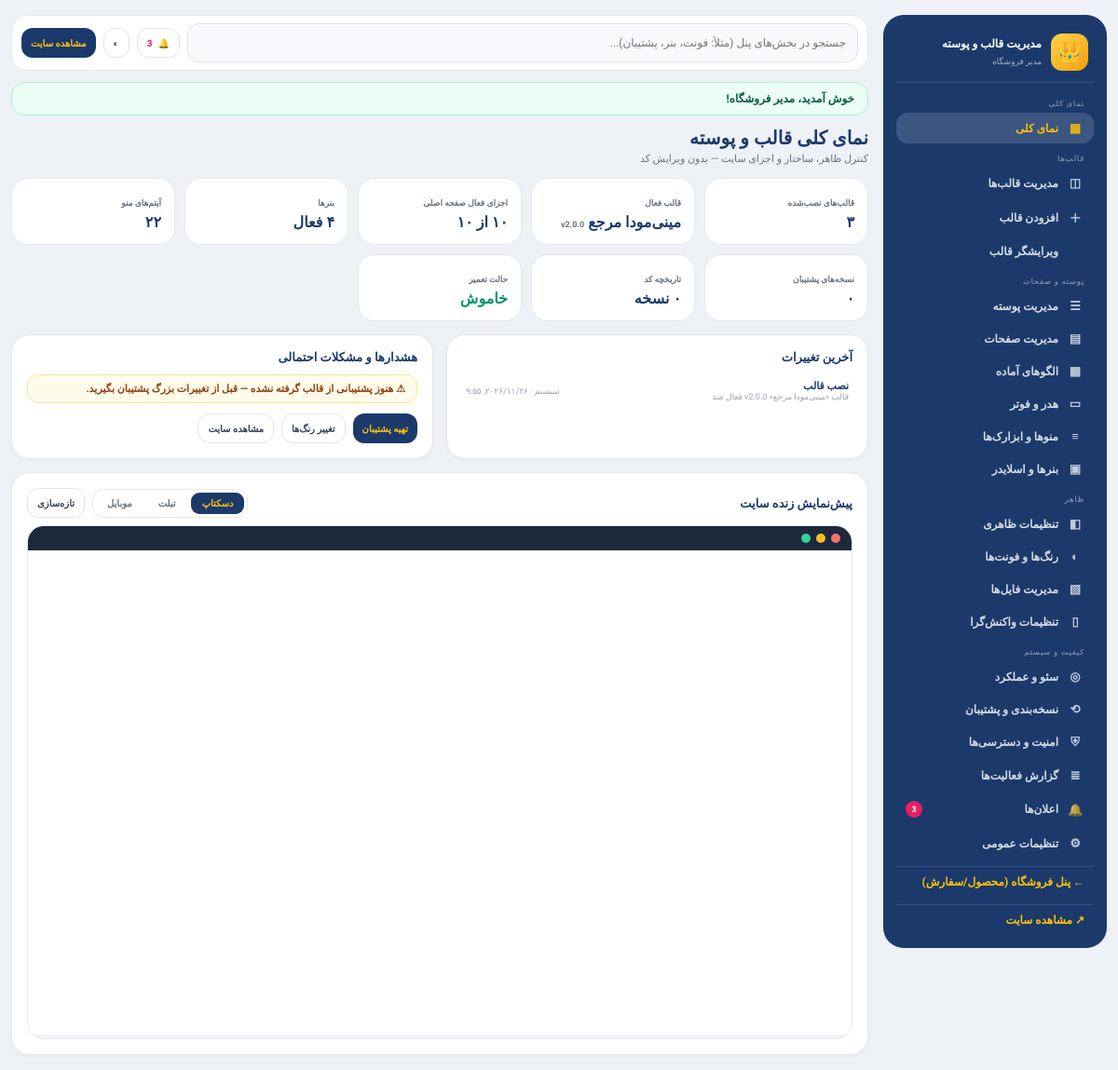
/admin/index.php (signed in), run on the app's committed database.
### tables this page shows
CREATE TABLE IF NOT EXISTS users (
  id INT UNSIGNED AUTO_INCREMENT PRIMARY KEY,
  name VARCHAR(120) NOT NULL,
  email VARCHAR(190) NOT NULL UNIQUE,
  phone VARCHAR(20) NOT NULL DEFAULT '',
  password_hash VARCHAR(255) NOT NULL,
  address TEXT NOT NULL,
  role VARCHAR(20) NOT NULL DEFAULT 'user',
  created_at TIMESTAMP NOT NULL DEFAULT CURRENT_TIMESTAMP
);

CREATE TABLE IF NOT EXISTS theme_activity (
  id INT UNSIGNED AUTO_INCREMENT PRIMARY KEY,
  actor VARCHAR(80) NOT NULL DEFAULT 'سیستم',
  action VARCHAR(120) NOT NULL,
  detail VARCHAR(400) NOT NULL DEFAULT '',
  created_at TIMESTAMP NOT NULL DEFAULT CURRENT_TIMESTAMP
);

### bootstrap.php (called while the page is built, shortened)
<?php
require __DIR__ . '/theme.php';
function db(): PDO {
    static $pdo = null;
    if ($pdo === null) {
        try {
            $dsn = 'mysql:host=' . DB_HOST . ';dbname=' . DB_NAME . ';charset=' . DB_CHARSET;
            $pdo = new PDO($dsn, DB_USER, DB_PASS, [
                PDO::ATTR_ERRMODE            => PDO::ERRMODE_EXCEPTION,
                PDO::ATTR_DEFAULT_FETCH_MODE => PDO::FETCH_ASSOC,
                PDO::ATTR_EMULATE_PREPARES   => false,
            ]);
        } catch (PDOException $ex) {
            http_response_code(500);
            die('<div dir="rtl" style="font-family:Tahoma;max-width:520px;margin:80px auto;padding:24px;border:1px solid #f3c2c2;background:#fef2f2;border-radius:16px;color:#991b1b;text-align:center">'
                . '<h2>خطا در اتصال به دیتابیس</h2>'
                . '<p>لطفاً مقادیر DB_HOST / DB_NAME / DB_USER / DB_PASS را در فایل config.php بررسی کنید.</p>'
                . '<p style="direction:ltr;font-size:12px;color:#b91c1c">جزئیات: ' . htmlspecialchars($ex->getMessage(), ENT_QUOTES, 'UTF-8') . '</p>'
                . '</div>');
        }
    }
    return $pdo;
}
function e(mixed $s): string {
    return htmlspecialchars((string) $s, ENT_QUOTES, 'UTF-8');
}
function faDigits(mixed $s): string {
    $fa = ['۰','۱','۲','۳','۴','۵','۶','۷','۸','۹'];
    $en = ['0','1','2','3','4','5','6','7','8','9'];
    return str_replace($en, $fa, (string) $s);
}
function faDate(?string $datetime): string {
    $ts = strtotime($datetime);
    if (class_exists('IntlDateFormatter')) {
        $fmt = @new IntlDateFormatter('fa_IR', IntlDateFormatter::SHORT, IntlDateFormatter::SHORT);
        $out = $fmt ? $fmt->format($ts) : false;
        if ($out !== false && $out !== null) { return $out; }
    }
    return faDigits(date('Y/m/d H:i', $ts));
}
function getFlashes(): array {
    $f = $_SESSION['flash'] ?? [];
    return is_array($f) ? $f : [];
}
function currentUser(): ?array {
    static $user = null;
    if ($user === null) {
        $st = db()->prepare('SELECT id, name, email, phone, address, role FROM users WHERE id = ? LIMIT 1');
        $st->execute([(int) $_SESSION['user_id']]);
        $user = $st->fetch() ?: false;
    }
    return $user ?: null;
}
    ?>

### theme.php (called while the page is built, shortened)
<?php
function themeSettings(): array {
    static $cache = null;
    if ($cache !== null) { return $cache; }
    $cache = [];
    try {
        foreach (db()->query('SELECT `key`, `value` FROM theme_settings') as $row) {
            $cache[$row['key']] = $row['value'];
        }
    } catch (Throwable $ex) {
    }
    return $cache;
}
function themeGet(string $key, string $default = ''): string {
    $s = themeSettings();
    return array_key_exists($key, $s) ? (string) $s[$key] : $default;
}
function themeBool(string $key, bool $default = false): bool {
    $v = themeGet($key, $default ? '1' : '0');
    return in_array(strtolower($v), ['1', 'true', 'yes', 'on'], true);
}

### admin/index.php (the view, shortened to what this page needs)
<?php
require dirname(__DIR__) . '/bootstrap.php';
$pdo = db();
if (!currentUser()) { redirect('../auth.php?action=login&next=' . urlencode('admin/index.php')); }
$me = currentUser();
$actor = $me['name'];
try { $pdo->query('SELECT 1 FROM theme_settings LIMIT 1'); }
catch (Throwable $ex) {
    http_response_code(500);
    die('<div dir="rtl" style="font-family:Tahoma;max-width:560px;margin:80px auto;padding:24px;border:1px solid #fde68a;background:#fffbeb;border-radius:16px;color:#92400e"><h2>جداول قالب نصب نشده‌اند</h2><p>فایل <b>database.sql</b> جدید را در phpMyAdmin دوباره Import کنید (نسخه جدید شامل جداول theme_* است).</p><a href="../index.php">بازگشت به سایت</a></div>');
}
$tab = preg_replace('/[^a-z_]/', '', (string) ($_GET['tab'] ?? 'overview')) ?: 'overview';
$groups = [
    'نمای کلی'        => ['overview' => ['نمای کلی', '▦']],
    'قالب‌ها'          => ['themes' => ['مدیریت قالب‌ها', '◫'], 'install' => ['افزودن قالب', '＋'], 'code' => ['ویرایشگر قالب', '</>']],
    'پوسته و صفحات'   => ['sections' => ['مدیریت پوسته', '☰'], 'pages' => ['مدیریت صفحات', '▤'], 'presets' => ['الگوهای آماده', '▦'], 'hero' => ['هدر و فوتر', '▭'], 'menus' => ['منوها و ابزارک‌ها', '≡'], 'banners' => ['بنرها و اسلایدر', '▣']],
    'ظاهر'            => ['appearance' => ['تنظیمات ظاهری', '◧'], 'design' => ['رنگ‌ها و فونت‌ها', '◐'], 'assets' => ['مدیریت فایل‌ها', '▧'], 'responsive' => ['تنظیمات واکنش‌گرا', '▯']],
    'کیفیت و سیستم'   => ['seo' => ['سئو و عملکرد', '◎'], 'backup' => ['نسخه‌بندی و پشتیبان', '⟲'], 'security' => ['امنیت و دسترسی‌ها', '⛨'], 'activity' => ['گزارش فعالیت‌ها', '≣'], 'notices' => ['اعلان‌ها', '🔔'], 'settings' => ['تنظیمات عمومی', '⚙']],
];
$tabs = [];
foreach ($groups as $items) foreach ($items as $k => $v) $tabs[$k] = $v;
$unreadNotices = 0;
try { $unreadNotices = (int) $pdo->query('SELECT COUNT(*) FROM theme_notices WHERE is_read = 0')->fetchColumn(); } catch (Throwable $ex) {}
$S = themeSettings();
?>
<!DOCTYPE html>
<html lang="fa" dir="rtl">
<head>
<link rel="stylesheet" href="../assets/style.css">
<link rel="stylesheet" href="admin.css">
</head>
<body class="adm" data-tabs='<?= json_encode(array_map(fn($v) => $v[0], $tabs), JSON_UNESCAPED_UNICODE) ?>'>
<div class="adm-shell">
  <aside class="adm-side">
    <div class="adm-brand"><span class="adm-crown">👑</span><div><b>مدیریت قالب و پوسته</b><small><?= e($actor) ?></small></div></div>
    <nav>
      <?php foreach ($groups as $gTitle => $items): ?>
        <p class="adm-group"><?= e($gTitle) ?></p>
        <?php foreach ($items as $k => [$label, $icon]): ?>
          <a href="index.php?tab=<?= $k ?>" class="<?= $tab === $k ? 'is-active' : '' ?>"><span class="adm-ic"><?= $icon ?></span><?= e($label) ?><?php if ($k === 'notices' && $unreadNotices): ?><em class="adm-badge"><?= $unreadNotices ?></em><?php endif; ?></a>
        <?php endforeach; ?>
      <?php endforeach; ?>
      <a href="../admin.php" class="adm-muted">← پنل فروشگاه (محصول/سفارش)</a>
      <a href="../index.php" target="_blank" class="adm-muted">↗ مشاهده سایت</a>
    </nav>
  </aside>
  <main class="adm-main">
    <div class="adm-topbar">
      <input class="adm-input" id="admSearch" placeholder="جستجو در بخش‌های پنل (مثلاً: فونت، بنر، پشتیبان)..." list="admSearchList" style="flex:1;min-width:200px">
      <a class="adm-btn adm-btn-ghost adm-btn-sm" href="index.php?tab=notices" title="اعلان‌ها">🔔<?php if ($unreadNotices): ?> <b style="color:var(--pink)"><?= $unreadNotices ?></b><?php endif; ?></a>
      <button class="adm-btn adm-btn-ghost adm-btn-sm" id="admDark" type="button" title="حالت روشن/تاریک">◐</button>
      <a class="adm-btn adm-btn-navy adm-btn-sm" href="../index.php" target="_blank">مشاهده سایت</a>
    </div>
    <?php foreach (getFlashes() as $f): ?><div class="adm-flash <?= $f['type'] === 'error' ? 'is-error' : '' ?>"><?= e($f['msg']) ?></div><?php endforeach; ?>
    <?php include __DIR__ . '/tabs/' . $tab . '.php'; ?>
  </main>
</div>
</body>
</html>

### admin/tabs/overview.php (shortened to what this page needs)
<?php
$cnt = fn(string $sql) => (int) $pdo->query($sql)->fetchColumn();
$active = $pdo->query('SELECT name, version FROM theme_themes WHERE is_active = 1 LIMIT 1')->fetch();
$stats = [
  ['قالب‌های نصب‌شده', faNum($cnt('SELECT COUNT(*) FROM theme_themes')), 'themes'],
  ['قالب فعال', $active ? e($active['name']) . ' <small style="color:#6b7280">v' . e($active['version']) . '</small>' : '—', 'themes'],
  ['اجزای فعال صفحه اصلی', faNum($cnt('SELECT COUNT(*) FROM theme_sections WHERE enabled=1')) . ' از ' . faNum($cnt('SELECT COUNT(*) FROM theme_sections')), 'sections'],
  ['بنرها', faNum($cnt('SELECT COUNT(*) FROM theme_banners WHERE active=1')) . ' فعال', 'banners'],
  ['آیتم‌های منو', faNum($cnt('SELECT COUNT(*) FROM theme_menu_items')), 'menus'],
  ['نسخه‌های پشتیبان', faNum($cnt('SELECT COUNT(*) FROM theme_revisions')), 'backup'],
  ['تاریخچه کد', faNum($cnt('SELECT COUNT(*) FROM theme_code_history')) . ' نسخه', 'code'],
  ['حالت تعمیر', themeBool('maintenance.enabled') ? '<span style="color:#dc2626">فعال ⚠</span>' : '<span style="color:#059669">خاموش</span>', 'settings'],
];
$recent = $pdo->query('SELECT * FROM theme_activity ORDER BY id DESC LIMIT 8')->fetchAll();
$issues = [];
if ($cnt('SELECT COUNT(*) FROM theme_revisions') === 0) $issues[] = 'هنوز پشتیبانی از قالب گرفته نشده — قبل از تغییرات بزرگ پشتیبان بگیرید.';
?>
<h1 class="adm-h1">نمای کلی قالب و پوسته</h1>
<p class="adm-sub">کنترل ظاهر، ساختار و اجزای سایت — بدون ویرایش کد</p>
<div class="adm-stats">
  <?php foreach ($stats as [$l, $v, $t]): ?><a class="adm-stat" href="index.php?tab=<?= $t ?>" style="text-decoration:none"><small><?= e($l) ?></small><b><?= $v ?></b></a><?php endforeach; ?>
</div>
<div class="adm-grid-2" style="margin-top:14px">
  <div class="adm-card">
    <h3 style="margin:0 0 8px;font-size:13px;color:var(--navy)">آخرین تغییرات</h3>
    <ul class="adm-list"><?php foreach ($recent as $r): ?><li><span class="grow"><b><?= e($r['action']) ?></b><small style="direction:rtl;text-align:right"><?= e($r['detail']) ?></small></span><span style="font-size:9px;color:#9ca3af;white-space:nowrap"><?= e($r['actor']) ?> · <?= faDate($r['created_at']) ?></span></li><?php endforeach; ?>
    <?php if (!$recent): ?><li class="adm-note">فعالیتی ثبت نشده.</li><?php endif; ?></ul>
  </div>
  <div class="adm-card">
    <h3 style="margin:0 0 8px;font-size:13px;color:var(--navy)">هشدارها و مشکلات احتمالی</h3>
    <?php if (!$issues): ?><p style="color:#059669;font-size:12px;font-weight:700">✓ مشکلی شناسایی نشد — قالب سالم است.</p><?php else: foreach ($issues as $i): ?><p style="background:#fffbeb;border:1px solid #fde68a;color:#92400e;border-radius:12px;padding:8px 12px;font-size:11px;font-weight:700">⚠ <?= e($i) ?></p><?php endforeach; endif; ?>
    <div class="adm-row" style="margin-top:10px"><a class="adm-btn adm-btn-navy adm-btn-sm" href="index.php?tab=backup">تهیه پشتیبان</a><a class="adm-btn adm-btn-ghost adm-btn-sm" href="index.php?tab=design">تغییر رنگ‌ها</a><a class="adm-btn adm-btn-ghost adm-btn-sm" href="../index.php" target="_blank">مشاهده سایت</a></div>
  </div>
</div>
<div class="adm-card" style="margin-top:14px">
  <div class="adm-row" style="justify-content:space-between;margin-bottom:8px">
    <h3 style="margin:0;font-size:13px;color:var(--navy)">پیش‌نمایش زنده سایت</h3>
    <span class="adm-row"><span class="adm-device"><button data-device="1280" class="is-active">دسکتاپ</button><button data-device="820">تبلت</button><button data-device="390">موبایل</button></span><button id="previewReload" class="adm-btn adm-btn-ghost adm-btn-sm" type="button">تازه‌سازی</button></span>
  </div>
  <div class="adm-preview-box"><div class="bar"><i style="background:#f87171"></i><i style="background:#fbbf24"></i><i style="background:#34d399"></i></div><iframe id="previewFrame" src="../index.php" title="پیش‌نمایش"></iframe></div>
</div>

### assets/style.css (style rules this page uses)
:root { --navy: #1b3a6b; --navy-deep: #15305a; --navy-soft: #24487f; --pink: #e91e63; --pink-dark: #c2185b; --gold: #ffc107; --bg: #f3f4f8; --card: #ffffff; --line: #e6e8ee; --text: #1f2a44; --muted: #6b7280; --radius: 20px; --shadow: 0 10px 30px -12px rgba(20, 38, 74, .25); }
* { box-sizing: border-box; }
html { scroll-behavior: smooth; }
body { margin: 0; font-family: 'Vazirmatn', Tahoma, 'Segoe UI', sans-serif; background: var(--bg); color: var(--text); -webkit-font-smoothing: antialiased; }

### data on the page
users: name "مدیر فروشگاه"
theme_activity: action "نصب قالب", detail "قالب «مینی‌مودا مرجع» v2.0.0 فعال شد", actor "سیستم", created_at "۲۰۲۶/۱۱/۲۶, ۹:۵۵"

### other printed values
$gTitle "نمای کلی"
$icon "▦"
$label "نمای کلی"
$gTitle "قالب‌ها"
$icon "◫"
$label "مدیریت قالب‌ها"
$icon "＋"
$label "افزودن قالب"
$label "ویرایشگر قالب"
$gTitle "پوسته و صفحات"
$icon "☰"
$label "مدیریت پوسته"
$icon "▤"
$label "مدیریت صفحات"
$label "الگوهای آماده"
